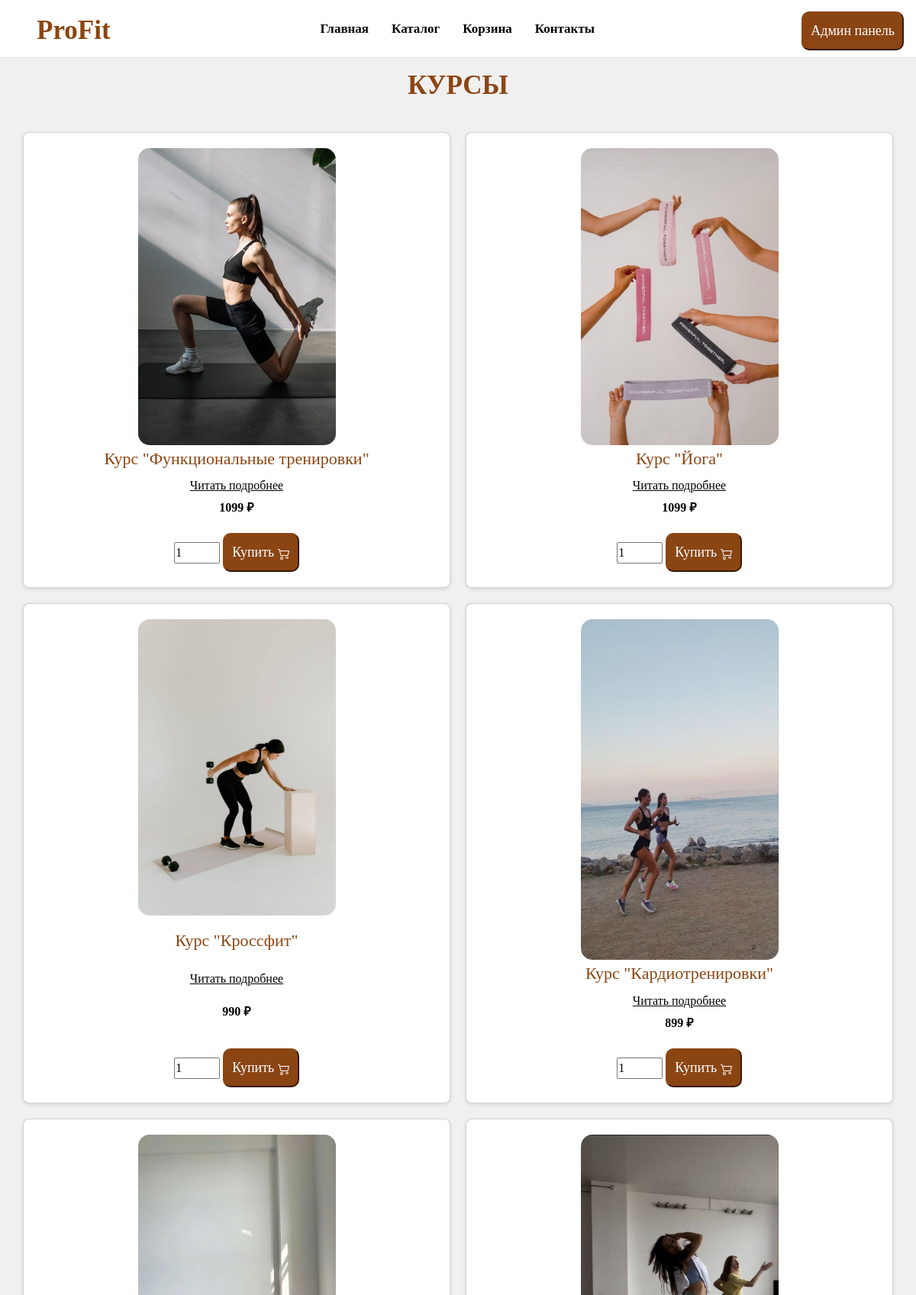
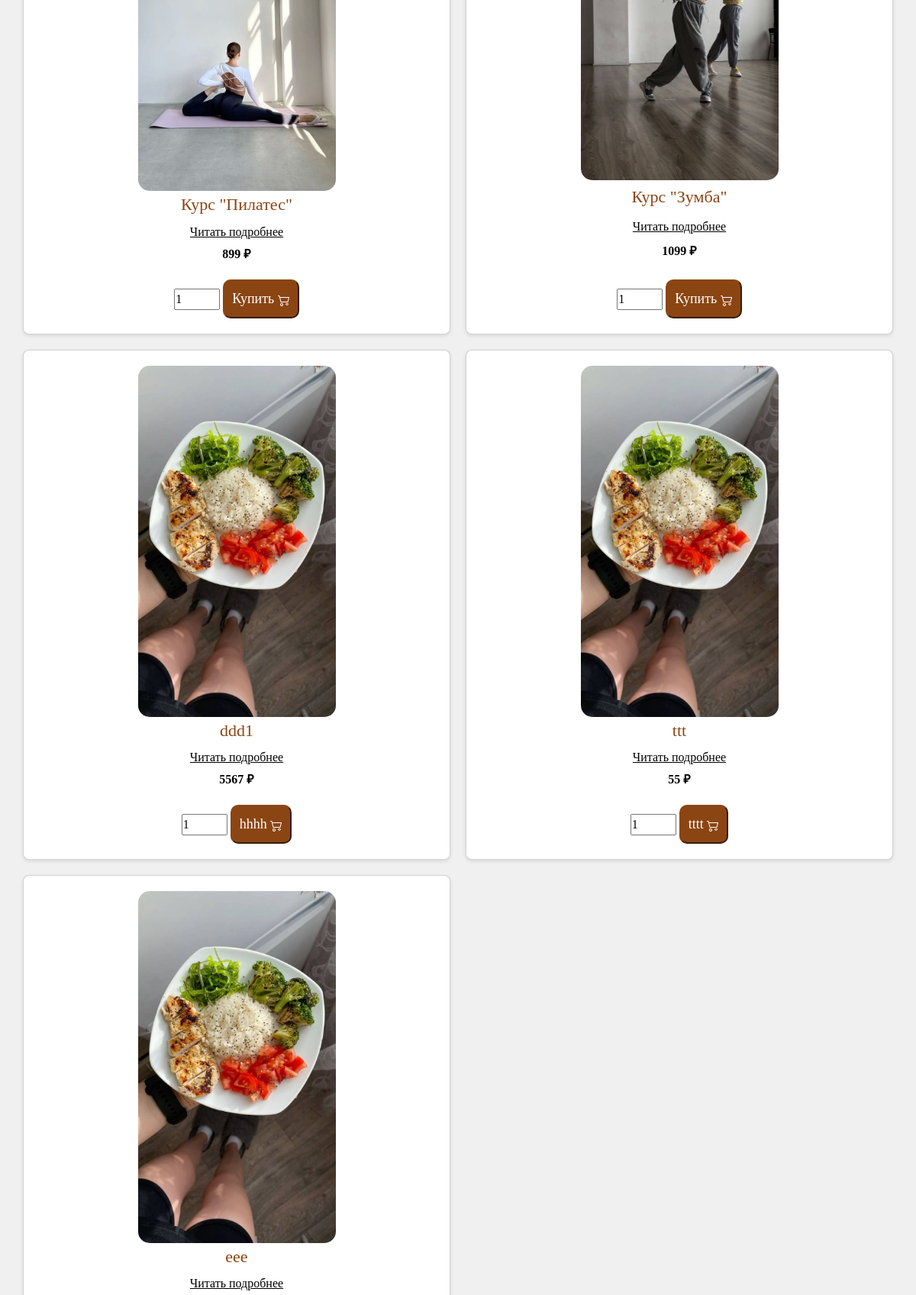
Page /katalog.php (upper part) on the committed database (2 pictures, top to bottom).
### tables this page shows
CREATE TABLE `katalog` (
  `id` int NOT NULL,
  `product_id` int NOT NULL,
  `name` varchar(255) NOT NULL,
  `price` int NOT NULL,
  `img` varchar(255) DEFAULT NULL,
  `text` text,
  `id_tovar` int NOT NULL,
  `button` varchar(50) DEFAULT NULL
);

### katalog.php (the view, shortened to what this page needs)
<?php
include './admin/db.php';
$katalog = [];
if ($query = $db->query("SELECT * FROM `katalog`")) {
    $katalog = $query->fetchAll(PDO::FETCH_ASSOC);
} else {
    print_r($db->errorInfo());
}
?>
<!DOCTYPE html>
<html lang="ru">
<head>
    <link href="https://cdn.jsdelivr.net/npm/bootstrap@5.3.3/dist/css/bootstrap.min.css" rel="stylesheet">
</head>
<body>
<?php require "./block/header.php"; ?>
<h2>КУРСЫ</h2>
<section class="courses">
    <div class="course">
        <?php foreach($katalog as $data): ?>
            <?php if ($data['id_tovar'] == 1): ?>
                <div class="card">
                    <img class="imgCourse" src="<?= htmlspecialchars($data['img']); ?>" alt="<?= htmlspecialchars($data['name']); ?>">
                    <h3><?= htmlspecialchars($data['name']); ?></h3>
                    <button class="infoBTN" onclick="toggleInfo(this)">Читать подробнее</button>
                    <p class="price"><?= htmlspecialchars($data['price']); ?> ₽</p>
                    <form method="post" class="add-to-cart-form" onsubmit="return false;">
                        <input type="number" name="quantity" value="1" min="1" style="width: 60px;">
                        <button type="button" name="add_to_cart" class="contentBTN"
                                onclick="addToCart('<?= htmlspecialchars($data['product_id']); ?>', '<?= htmlspecialchars($data['name']); ?>')">
                            <?= htmlspecialchars($data['button']); ?>
                        </button>
                    </form>
                </div>
            <?php endif; ?>
        <?php endforeach; ?>
    </div>
</section>
<?php require './block/footer.php'; ?>
</body>
</html>

### block/header.php (shortened to what this page needs)
<!DOCTYPE html>
<html lang="ru">
<head>
    <link href="https://cdn.jsdelivr.net/npm/bootstrap@5.3.3/dist/css/bootstrap.min.css" rel="stylesheet">
</head>
<body class="d-flex flex-column min-vh-100">
<header>
    <div class="container_block">
        <header class="d-flex flex-wrap align-items-center justify-content-between py-1 border-bottom" style="background-color: white;">
            <h2 class="ms-5">ProFit</h2>
            <svg class="bi me-2" width="40" height="32" role="img" aria-label="Bootstrap"></svg>
            <ul class="nav col-12 col-md-auto mb-2 justify-content-center mb-md-0">
                <li><a href="../index.php">Главная</a></li>
                <li><a href="../katalog.php">Каталог</a></li>
                <li><a href="../orders.php">Корзина</a></li>
                <li><a href="../contacts.php">Контакты</a></li>
            </ul>
            <div class="col-md-3 text-end">
                <button type="button" class="contentBTN me-3" data-bs-toggle="modal" data-bs-target="#signupModal">Админ панель</button>
            </div>
        </header>
    </div>
</header>
</body>
</html>

### block/footer.php (shortened to what this page needs)
<!DOCTYPE html>
<html lang="en">
<head>
    <link href="https://cdn.jsdelivr.net/npm/bootstrap@5.3.3/dist/css/bootstrap.min.css" rel="stylesheet">
    <link rel="stylesheet" href="/css/style.css">
</head>
<body>
</body>
</html>

### css/style.css (style rules this page uses)
* { margin: 0; padding: 0; }
body { background-color: #f0f0f0; font-family: 'Times New Roman', Times, serif; height: 100%; }
h2 { margin-top: 15px; margin-bottom: 10px; text-align: center; color: #8B4513; font-family: 'Merriweather', serif; font-size: 35px; font-weight: 700; }
h3 { margin-bottom: 10px; font-size: 22px; color: #8B4513; }
.nav a { z-index: 900; color: black; padding: 10px 15px; font-size: 17px; text-decoration: none; font-weight: bold; transition: color 0.3s ease; }
p { color: #8B4513; }
.contentBTN { width: auto; height: auto; padding: 5px 5px; color: white; background-color: #8B4513; border-color: #8B4513; border-radius: 10px; cursor: pointer; margin-top: 5px; }
.infoBTN { width: auto; height: auto; background-color: rgba(255, 255, 255, 0); border: none; color: rgb(0, 0, 0); text-decoration: underline; cursor: pointer; }
.courses { padding: 20px; }
.course { display: flex; justify-content: space-between; flex-wrap: wrap; }
.card { display: flex; flex-direction: column; justify-content: space-between; align-items: center; background-color: white; border-radius: 8px; box-shadow: 0 2px 5px rgba(0, 0, 0, 0.1); padding: 20px; text-align: center; flex: 0 1 calc(33.33% - 20px); margin: 10px; }
.imgCourse { width: 50%; height: auto; margin-bottom: 5px; border-radius: 15px; }
.price { margin-top: 5px; font-weight: bold; color: black; }
.card { flex: 0 1 calc(33.33% - 20px); }
@media (max-width: 1200px) { .card { flex: 0 1 calc(50% - 20px); } }
@media (max-width: 1200px) { .contentBTN { font-size: 18px; padding: 10px; } }
.container_block { width: 100%; }

### block/header.php (style rules this page uses)
body { background-color: #f0f0f0; font-family: 'Times New Roman', Times, serif; height: 100%; }
.container_block { width: 100%; }
.contentBTN { width: auto; height: auto; padding: 5px 5px; color: white; background-color: #8B4513; border-color: #8B4513; border-radius: 10px; cursor: pointer; margin-top: 5px; }
h2 { margin-top: 15px; margin-bottom: 10px; text-align: center; color: #8B4513; font-family: 'Merriweather', serif; font-size: 35px; font-weight: 700; }
.nav a { z-index: 900; color: black; padding: 10px 15px; font-size: 17px; text-decoration: none; font-weight: bold; transition: color 0.3s ease; }

### rows in the picture
katalog: img (picture), name "Курс \"Функциональные тренировки\"", price "1099", button "Купить"
katalog: img (picture), name "Курс \"Йога\"", price "1099", button "Купить"
katalog: img (picture), name "Курс \"Кроссфит\"", price "990", button "Купить"
katalog: img (picture), name "Курс \"Кардиотренировки\"", price "899", button "Купить"
katalog: img (picture), name "Курс \"Пилатес\"", price "899", button "Купить"
katalog: img (picture), name "Курс \"Зумба\"", price "1099", button "Купить"
katalog: img (picture), name "ddd1", price "5567", button "hhhh"
katalog: img (picture), name "ttt", price "55", button "tttt"
katalog: img (picture), name "еее"
